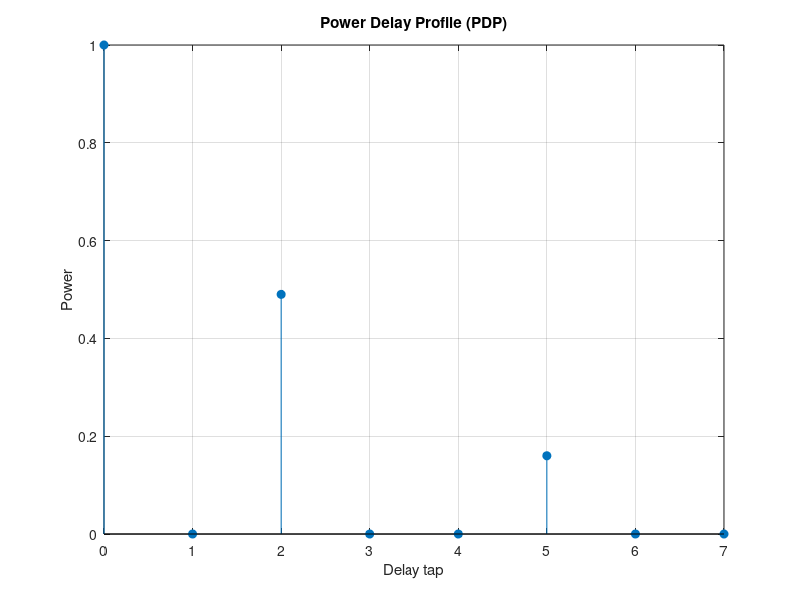
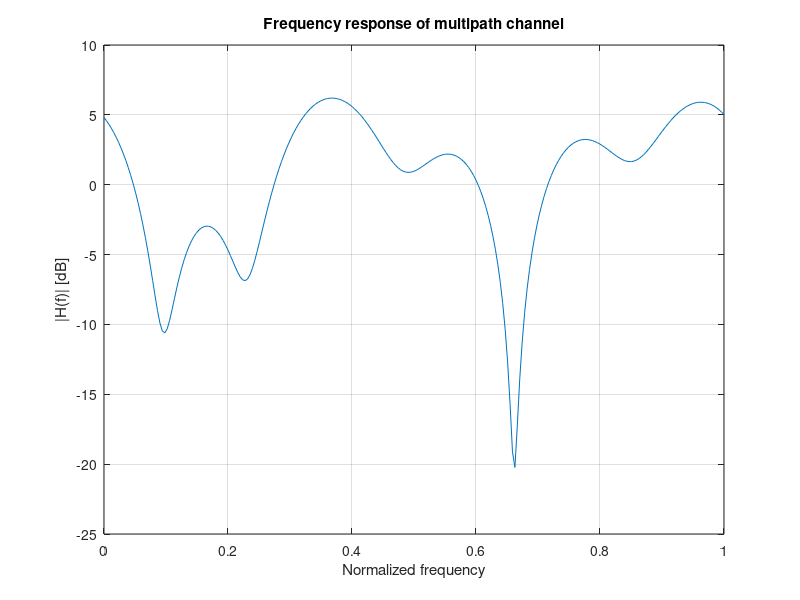
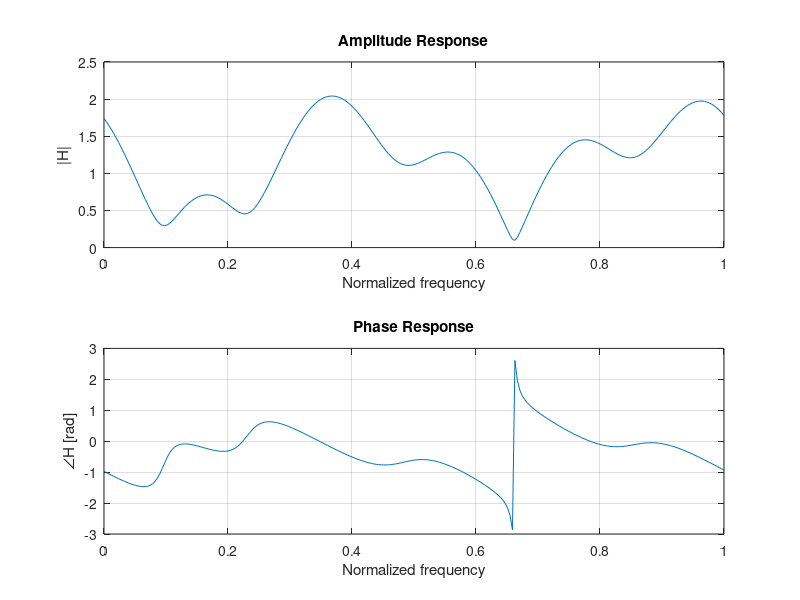

MATLAB code for these plots, in order:
clear; clc; close all;

% --- پارامترها ---
Ntap = 8;         % تعداد تپ (حداکثر تاخیر = 7 نمونه)
Nf   = 256;       % تعداد نقاط فرکانسی (برای FFT)

% تعریف چند مسیر
tau_idx = [0 2 5];   % مسیرها در تپهای 0،2،5
gain    = [1.0 0.7 0.4] .* exp(1j*2*pi*rand(1,3)); % ضرایب پیچیده

% --- پاسخ ضربهای (CIR) ---
h = zeros(1, Ntap);   % بردار خالی
h(tau_idx+1) = gain;  % پرکردن تپهای فعال

% --- پروفایل توان-تاخیر (PDP) ---
PDP = abs(h).^2; 

% --- پاسخ فرکانسی ---
H = fft(h, Nf);       % FFT روی تاخیر → حوزه فرکانس
f_axis = linspace(0,1,Nf); % محور فرکانس نرمال (0 تا 1)

% --- ترسیم ---
% 1) PDP
figure; stem(0:Ntap-1, PDP,'filled'); grid on;
xlabel('Delay tap'); ylabel('Power'); title('Power Delay Profile (PDP)');

% 2) پاسخ فرکانسی |H(f)|
figure; plot(f_axis, 20*log10(abs(H)+eps)); grid on;
xlabel('Normalized frequency'); ylabel('|H(f)| [dB]');
title('Frequency response of multipath channel');

% 3) دامنه و فاز
figure;
subplot(2,1,1); plot(f_axis, abs(H)); grid on;
xlabel('Normalized frequency'); ylabel('|H|');
title('Amplitude Response');
subplot(2,1,2); plot(f_axis, angle(H)); grid on;
xlabel('Normalized frequency'); ylabel('∠H [rad]');
title('Phase Response');
